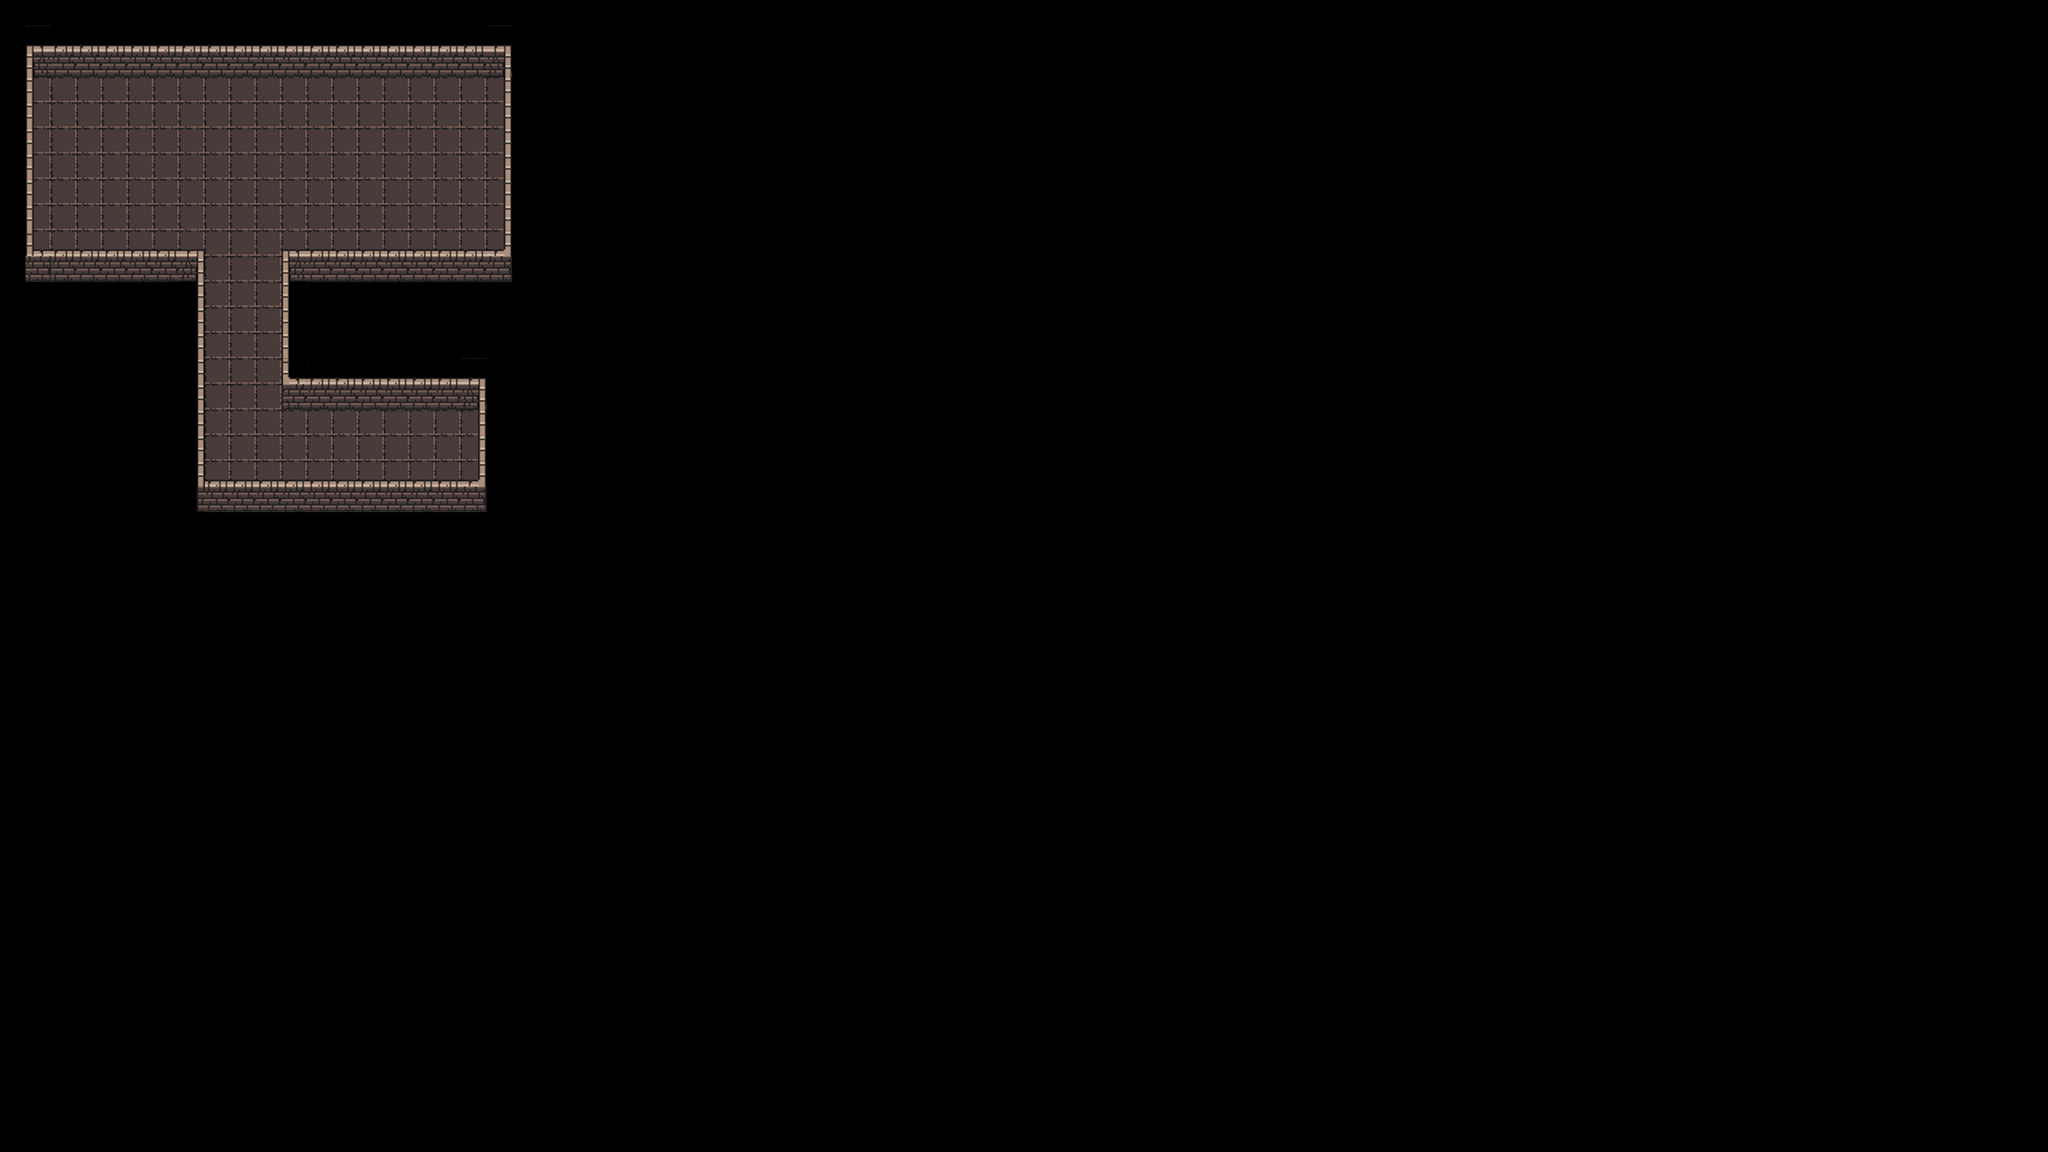

This is a level from a 2D game, rendered from its Tiled map with the project's own tilesets. A one-line summary and the map file follow, with tile-layer data summarised:
An orthogonal 80x45 tile map with 64x64 px tiles, 2 tile layers (Pavimento, Muri) and 10 objects.

<map version="1.9" tiledversion="1.9.0" orientation="orthogonal" renderorder="right-down" width="80" height="45" tilewidth="64" tileheight="64" infinite="0" nextlayerid="5" nextobjectid="11">
 <tileset firstgid="1" name="0x72_DungeonTilesetII_v1.4_zoom" tilewidth="64" tileheight="64" tilecount="1024" columns="32">
  <image source="0x72_DungeonTilesetII_v1.4/0x72_DungeonTilesetII_v1.4_zoom.png" width="2048" height="2048" />
 </tileset>
 <layer id="2" name="Pavimento" width="80" height="45">
  <data>[3600 cells, 184 non-empty, 1 distinct tile ids]</data>
 </layer>
 <layer id="1" name="Muri" width="80" height="45">
  <data>[3600 cells, 134 non-empty, 14 distinct tile ids]</data>
 </layer>
 <objectgroup id="4" name="BodyWall">
  <object id="1" x="79.3876" y="130.422" width="1190.81" height="56.7054">
   <properties>
    <property name="bodyType" value="static" />
   </properties>
  </object>
  <object id="2" x="65.2112" y="136.093" width="17.0116" height="544.372">
   <properties>
    <property name="bodyType" value="static" />
   </properties>
  </object>
  <object id="3" x="1264.53" y="136.093" width="14.1764" height="513.184">
   <properties>
    <property name="bodyType" value="static" />
   </properties>
  </object>
  <object id="4" x="68.0465" y="632.265" width="433.796" height="62.376">
   <properties>
    <property name="bodyType" value="static" />
   </properties>
  </object>
  <object id="5" x="711.653" y="632.265" width="567.054" height="70.8818">
   <properties>
    <property name="bodyType" value="static" />
   </properties>
  </object>
  <object id="6" x="493.337" y="652.112" width="11.3411" height="598.242">
   <properties>
    <property name="bodyType" value="static" />
   </properties>
  </object>
  <object id="7" x="496.172" y="1207.83" width="714.488" height="51.0349">
   <properties>
    <property name="bodyType" value="static" />
   </properties>
  </object>
  <object id="8" x="1199.32" y="952.651" width="17.0116" height="297.703">
   <properties>
    <property name="bodyType" value="static" />
   </properties>
  </object>
  <object id="9" x="711.653" y="635.101" width="14.1764" height="328.891">
   <properties>
    <property name="bodyType" value="static" />
   </properties>
  </object>
  <object id="10" x="711.653" y="955.486" width="496.172" height="65.2112">
   <properties>
    <property name="bodyType" value="static" />
   </properties>
  </object>
 </objectgroup>
</map>
